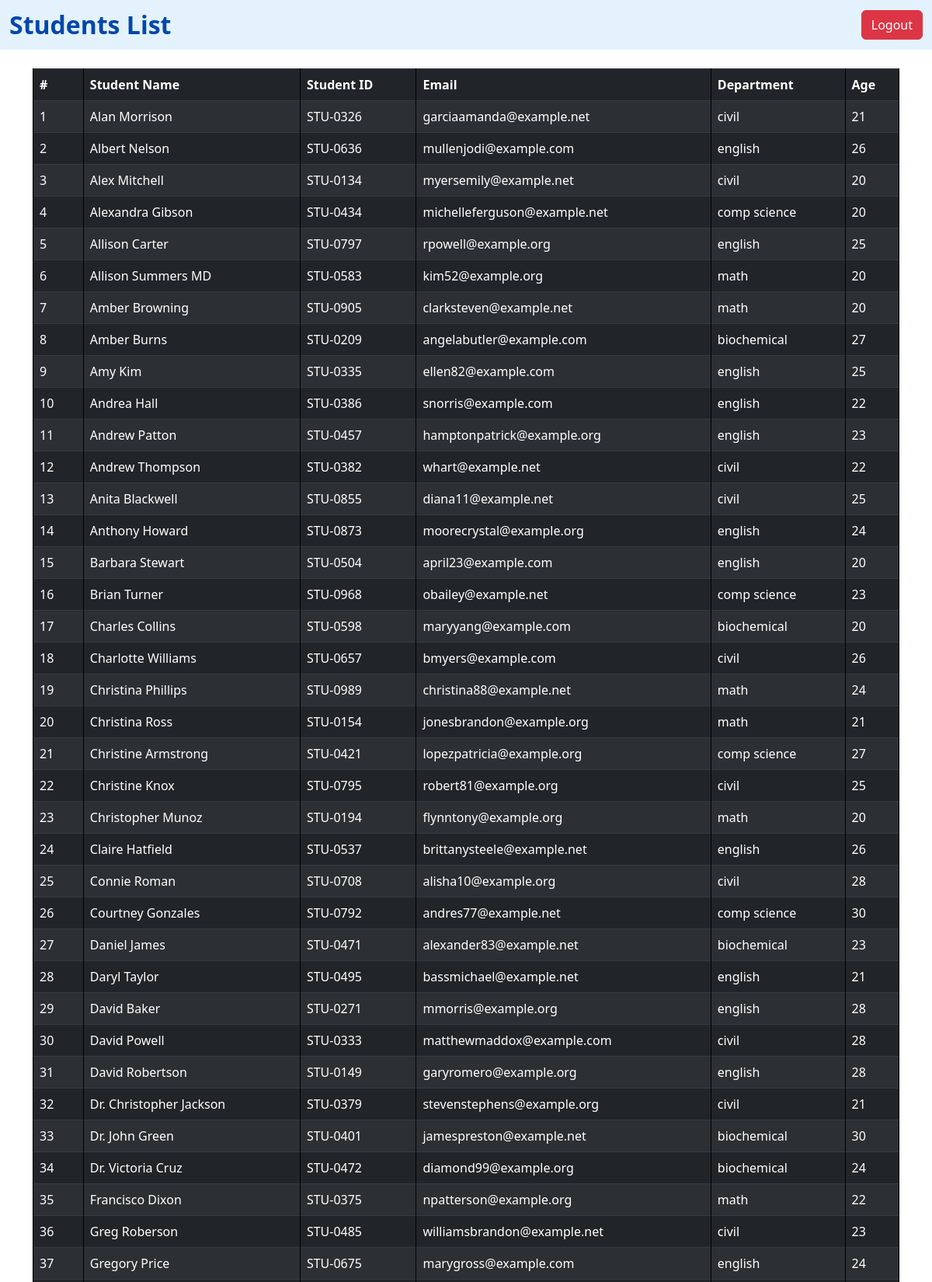
The page /students/ (upper part) on the database its author committed.
### vege/models.py (models this page shows, shortened)
class Student(models.Model):
    student_name = models.CharField(max_length=100)
    student_id = models.OneToOneField(StudentID, related_name="studentid", on_delete=models.CASCADE)
    student_email = models.EmailField(unique=True)
    department = models.ForeignKey(Department, on_delete=models.CASCADE)
    student_age = models.IntegerField(default=18)
    student_address = models.TextField(default = 100)
    is_active = models.BooleanField(default=True)
    class Meta:
        ordering = ['student_name']
        verbose_name = "student"

class StudentID(models.Model):
    student_id = models.CharField(max_length=100)

class Department(models.Model):
    department = models.CharField(max_length=100)
    date_of_established = models.DateField(default='2000-01-01')  # Set your desired default
    class Meta:
        ordering = ['department']

### vege/views.py (the view)
# urls.py: path('students/', get_students, name="get_students"),
def get_students(request):
    queryset = Student.objects.all()
    return render(request, 'report/students.html', {'queryset': queryset})

### vege/templates/report/students.html
{% extends "base.html" %}
{% block start %}
<nav class="navbar navbar-expand-lg" style="background-color: #e3f2fd;">
    <div class="container-fluid">
        <span class="navbar-brand mb-0 h1 fw-bold" style="font-size: 2rem; color: #0047ab;">Students List</span>
        <div class="d-flex">
            <a href="{% url 'logout' %}" class="btn btn-danger">Logout</a>
        </div>
    </div>
</nav>
<div class="container mt-4">
    <table class="table table-dark table-bordered table-striped">
        <thead>
            <tr>
                <th>#</th>
                <th>Student Name</th>
                <th>Student ID</th>
                <th>Email</th>
                <th>Department</th>
                <th>Age</th>
            </tr>
        </thead>
        <tbody>
            {% for student in queryset %}
            <tr>
                <td>{{ forloop.counter }}</td>
                <td>{{ student.student_name }}</td>
                <td>{{ student.student_id.student_id }}</td>
                <td>{{ student.student_email }}</td>
                <td>{{ student.department.department }}</td>
                <td>{{ student.student_age }}</td>
            </tr>
            {% empty %}
            <tr>
                <td colspan="6" class="text-center">No students found.</td>
            </tr>
            {% endfor %}
        </tbody>
    </table>
</div>
{% endblock %}

### core/templates/base.html (style rules this page uses)
table, th, td { border: 1px solid black; }

### rows shown on the page
Student: student_name "Alan Morrison", student_id.student_id "STU-0326", student_email "garciaamanda@example.net", department.department "civil", student_age "21"
Student: student_name "Albert Nelson", student_id.student_id "STU-0636", student_email "mullenjodi@example.com", department.department "english", student_age "26"
Student: student_name "Alex Mitchell", student_id.student_id "STU-0134", student_email "myersemily@example.net", department.department "civil", student_age "20"
Student: student_name "Alexandra Gibson", student_id.student_id "STU-0434", student_email "michelleferguson@example.net", department.department "comp science", student_age "20"
Student: student_name "Allison Carter", student_id.student_id "STU-0797", student_email "rpowell@example.org", department.department "english", student_age "25"
Student: student_name "Allison Summers MD", student_id.student_id "STU-0583", student_email "kim52@example.org", department.department "math", student_age "20"
Student: student_name "Amber Browning", student_id.student_id "STU-0905", student_email "clarksteven@example.net", department.department "math", student_age "20"
Student: student_name "Amber Burns", student_id.student_id "STU-0209", student_email "angelabutler@example.com", department.department "biochemical", student_age "27"
Student: student_name "Amy Kim", student_id.student_id "STU-0335", student_email "ellen82@example.com", department.department "english", student_age "25"
Student: student_name "Andrea Hall", student_id.student_id "STU-0386", student_email "snorris@example.com", department.department "english", student_age "22"
Student: student_name "Andrew Patton", student_id.student_id "STU-0457", student_email "hamptonpatrick@example.org", department.department "english", student_age "23"
Student: student_name "Andrew Thompson", student_id.student_id "STU-0382", student_email "whart@example.net", department.department "civil", student_age "22"
Student: student_name "Anita Blackwell", student_id.student_id "STU-0855", student_email "diana11@example.net", department.department "civil", student_age "25"
Student: student_name "Anthony Howard", student_id.student_id "STU-0873", student_email "moorecrystal@example.org", department.department "english", student_age "24"
Student: student_name "Barbara Stewart", student_id.student_id "STU-0504", student_email "april23@example.com", department.department "english", student_age "20"
Student: student_name "Brian Turner", student_id.student_id "STU-0968", student_email "obailey@example.net", department.department "comp science", student_age "23"
Student: student_name "Charles Collins", student_id.student_id "STU-0598", student_email "maryyang@example.com", department.department "biochemical", student_age "20"
Student: student_name "Charlotte Williams", student_id.student_id "STU-0657", student_email "bmyers@example.com", department.department "civil", student_age "26"
Student: student_name "Christina Phillips", student_id.student_id "STU-0989", student_email "christina88@example.net", department.department "math", student_age "24"
Student: student_name "Christina Ross", student_id.student_id "STU-0154", student_email "jonesbrandon@example.org", department.department "math", student_age "21"
Student: student_name "Christine Armstrong", student_id.student_id "STU-0421", student_email "lopezpatricia@example.org", department.department "comp science", student_age "27"
Student: student_name "Christine Knox", student_id.student_id "STU-0795", student_email "robert81@example.org", department.department "civil", student_age "25"
Student: student_name "Christopher Munoz", student_id.student_id "STU-0194", student_email "flynntony@example.org", department.department "math", student_age "20"
Student: student_name "Claire Hatfield", student_id.student_id "STU-0537", student_email "brittanysteele@example.net", department.department "english", student_age "26"
Student: student_name "Connie Roman", student_id.student_id "STU-0708", student_email "alisha10@example.org", department.department "civil", student_age "28"
Student: student_name "Courtney Gonzales", student_id.student_id "STU-0792", student_email "andres77@example.net", department.department "comp science", student_age "30"
Student: student_name "Daniel James", student_id.student_id "STU-0471", student_email "alexander83@example.net", department.department "biochemical", student_age "23"
Student: student_name "Daryl Taylor", student_id.student_id "STU-0495", student_email "bassmichael@example.net", department.department "english", student_age "21"
Student: student_name "David Baker", student_id.student_id "STU-0271", student_email "mmorris@example.org", department.department "english", student_age "28"
Student: student_name "David Powell", student_id.student_id "STU-0333", student_email "matthewmaddox@example.com", department.department "civil", student_age "28"
Student: student_name "David Robertson", student_id.student_id "STU-0149", student_email "garyromero@example.org", department.department "english", student_age "28"
Student: student_name "Dr. Christopher Jackson", student_id.student_id "STU-0379", student_email "stevenstephens@example.org", department.department "civil", student_age "21"
Student: student_name "Dr. John Green", student_id.student_id "STU-0401", student_email "jamespreston@example.net", department.department "biochemical", student_age "30"
Student: student_name "Dr. Victoria Cruz", student_id.student_id "STU-0472", student_email "diamond99@example.org", department.department "biochemical", student_age "24"
Student: student_name "Francisco Dixon", student_id.student_id "STU-0375", student_email "npatterson@example.org", department.department "math", student_age "22"
Student: student_name "Greg Roberson", student_id.student_id "STU-0485", student_email "williamsbrandon@example.net", department.department "civil", student_age "23"
Student: student_name "Gregory Price", student_id.student_id "STU-0675", student_email "marygross@example.com", department.department "english", student_age "24"
